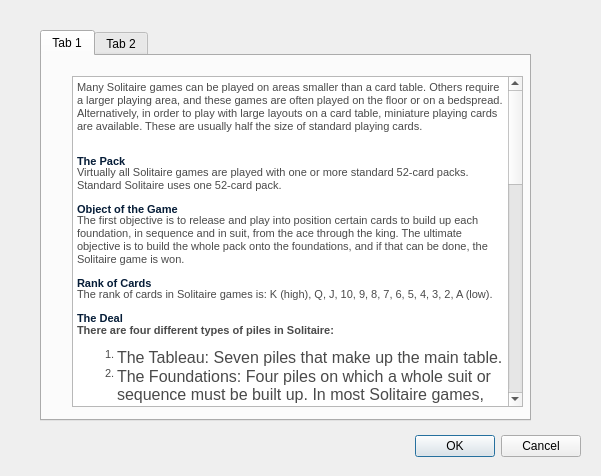
<?xml version="1.0" encoding="UTF-8"?>
<ui version="4.0">
 <class>HelpDialog</class>
 <widget class="QDialog" name="HelpDialog">
  <property name="geometry">
   <rect>
    <x>0</x>
    <y>0</y>
    <width>601</width>
    <height>476</height>
   </rect>
  </property>
  <property name="windowTitle">
   <string>Dialog</string>
  </property>
  <widget class="QDialogButtonBox" name="buttonBox">
   <property name="geometry">
    <rect>
     <x>240</x>
     <y>430</y>
     <width>341</width>
     <height>32</height>
    </rect>
   </property>
   <property name="orientation">
    <enum>Qt::Horizontal</enum>
   </property>
   <property name="standardButtons">
    <set>QDialogButtonBox::Cancel|QDialogButtonBox::Ok</set>
   </property>
  </widget>
  <widget class="QTabWidget" name="tabWidget">
   <property name="geometry">
    <rect>
     <x>40</x>
     <y>30</y>
     <width>491</width>
     <height>391</height>
    </rect>
   </property>
   <property name="currentIndex">
    <number>0</number>
   </property>
   <widget class="QWidget" name="tab">
    <attribute name="title">
     <string>Tab 1</string>
    </attribute>
    <widget class="QTextBrowser" name="textBrowser">
     <property name="geometry">
      <rect>
       <x>30</x>
       <y>20</y>
       <width>451</width>
       <height>331</height>
      </rect>
     </property>
     <property name="html">
      <string>&lt;!DOCTYPE HTML PUBLIC &quot;-//W3C//DTD HTML 4.0//EN&quot; &quot;http://www.w3.org/TR/REC-html40/strict.dtd&quot;&gt;
&lt;html&gt;&lt;head&gt;&lt;meta name=&quot;qrichtext&quot; content=&quot;1&quot; /&gt;&lt;style type=&quot;text/css&quot;&gt;
p, li { white-space: pre-wrap; }
&lt;/style&gt;&lt;/head&gt;&lt;body style=&quot; font-family:'MS Shell Dlg 2'; font-size:8.25pt; font-weight:400; font-style:normal;&quot;&gt;
&lt;p style=&quot; margin-top:0px; margin-bottom:11px; margin-left:0px; margin-right:0px; -qt-block-indent:0; text-indent:0px; background-color:#ffffff;&quot;&gt;&lt;span style=&quot; font-family:'Roboto,Helvetica Neue,Helvetica,Arial,sans-serif'; font-size:8pt; color:#4a4a4a; background-color:#ffffff;&quot;&gt;Many Solitaire games can be played on areas smaller than a card table. Others require a larger playing area, and these games are often played on the floor or on a bedspread. Alternatively, in order to play with large layouts on a card table, miniature playing cards are available. These are usually half the size of standard playing cards.&lt;/span&gt;&lt;/p&gt;
&lt;p style=&quot; margin-top:22px; margin-bottom:11px; margin-left:0px; margin-right:0px; -qt-block-indent:0; text-indent:0px; line-height:1.1%; background-color:#ffffff;&quot;&gt;&lt;span style=&quot; font-family:'Roboto Condensed'; font-size:8pt; font-weight:600; color:#051c37;&quot;&gt;The Pack&lt;/span&gt;&lt;/p&gt;
&lt;p style=&quot; margin-top:0px; margin-bottom:11px; margin-left:0px; margin-right:0px; -qt-block-indent:0; text-indent:0px; background-color:#ffffff;&quot;&gt;&lt;span style=&quot; font-family:'Roboto,Helvetica Neue,Helvetica,Arial,sans-serif'; font-size:8pt; color:#4a4a4a; background-color:#ffffff;&quot;&gt;Virtually all Solitaire games are played with one or more standard 52-card packs. Standard Solitaire uses one 52-card pack.&lt;/span&gt;&lt;/p&gt;
&lt;p style=&quot; margin-top:11px; margin-bottom:11px; margin-left:0px; margin-right:0px; -qt-block-indent:0; text-indent:0px; line-height:1.1%; background-color:#ffffff;&quot;&gt;&lt;span style=&quot; font-family:'Roboto Condensed'; font-size:8pt; font-weight:696; color:#051c37; background-color:#ffffff;&quot;&gt;Object of the Game&lt;/span&gt;&lt;/p&gt;
&lt;p style=&quot; margin-top:0px; margin-bottom:11px; margin-left:0px; margin-right:0px; -qt-block-indent:0; text-indent:0px; background-color:#ffffff;&quot;&gt;&lt;span style=&quot; font-family:'Roboto,Helvetica Neue,Helvetica,Arial,sans-serif'; font-size:8pt; color:#4a4a4a; background-color:#ffffff;&quot;&gt;The first objective is to release and play into position certain cards to build up each foundation, in sequence and in suit, from the ace through the king. The ultimate objective is to build the whole pack onto the foundations, and if that can be done, the Solitaire game is won.&lt;/span&gt;&lt;/p&gt;
&lt;p style=&quot; margin-top:11px; margin-bottom:11px; margin-left:0px; margin-right:0px; -qt-block-indent:0; text-indent:0px; line-height:1.1%; background-color:#ffffff;&quot;&gt;&lt;span style=&quot; font-family:'Roboto Condensed'; font-size:8pt; font-weight:696; color:#051c37; background-color:#ffffff;&quot;&gt;Rank of Cards&lt;/span&gt;&lt;/p&gt;
&lt;p style=&quot; margin-top:0px; margin-bottom:11px; margin-left:0px; margin-right:0px; -qt-block-indent:0; text-indent:0px; background-color:#ffffff;&quot;&gt;&lt;span style=&quot; font-family:'Roboto,Helvetica Neue,Helvetica,Arial,sans-serif'; font-size:8pt; color:#4a4a4a; background-color:#ffffff;&quot;&gt;The rank of cards in Solitaire games is: K (high), Q, J, 10, 9, 8, 7, 6, 5, 4, 3, 2, A (low).&lt;/span&gt;&lt;/p&gt;
&lt;p style=&quot; margin-top:11px; margin-bottom:11px; margin-left:0px; margin-right:0px; -qt-block-indent:0; text-indent:0px; line-height:1.1%; background-color:#ffffff;&quot;&gt;&lt;span style=&quot; font-family:'Roboto Condensed'; font-size:8pt; font-weight:696; color:#051c37; background-color:#ffffff;&quot;&gt;The Deal&lt;/span&gt;&lt;/p&gt;
&lt;p style=&quot; margin-top:0px; margin-bottom:11px; margin-left:0px; margin-right:0px; -qt-block-indent:0; text-indent:0px; background-color:#ffffff;&quot;&gt;&lt;span style=&quot; font-family:'Roboto,Helvetica Neue,Helvetica,Arial,sans-serif'; font-size:8pt; font-weight:600; color:#4a4a4a;&quot;&gt;There are four different types of piles in Solitaire:&lt;/span&gt;&lt;/p&gt;
&lt;ol style=&quot;margin-top: 0px; margin-bottom: 0px; margin-left: 0px; margin-right: 0px; -qt-list-indent: 1;&quot;&gt;&lt;li style=&quot; font-family:'Roboto,Helvetica Neue,Helvetica,Arial,sans-serif'; font-size:8pt; color:#4a4a4a;&quot; style=&quot; margin-top:0px; margin-bottom:0px; margin-left:0px; margin-right:0px; -qt-block-indent:0; text-indent:0px;&quot;&gt;&lt;span style=&quot; font-size:16px;&quot;&gt;The Tableau: Seven piles that make up the main table.&lt;/span&gt;&lt;/li&gt;
&lt;li style=&quot; font-family:'Roboto,Helvetica Neue,Helvetica,Arial,sans-serif'; font-size:8pt; color:#4a4a4a;&quot; style=&quot; margin-top:0px; margin-bottom:0px; margin-left:0px; margin-right:0px; -qt-block-indent:0; text-indent:0px;&quot;&gt;&lt;span style=&quot; font-size:16px;&quot;&gt;The Foundations: Four piles on which a whole suit or sequence must be built up. In most Solitaire games, the four aces are the bottom card or base of the foundations. The foundation piles are hearts, diamonds, spades, and clubs.&lt;/span&gt;&lt;/li&gt;
&lt;li style=&quot; font-family:'Roboto,Helvetica Neue,Helvetica,Arial,sans-serif'; font-size:8pt; color:#4a4a4a;&quot; style=&quot; margin-top:0px; margin-bottom:0px; margin-left:0px; margin-right:0px; -qt-block-indent:0; text-indent:0px;&quot;&gt;&lt;span style=&quot; font-size:16px;&quot;&gt;The Stock (or “Hand”) Pile: If the entire pack is not laid out in a tableau at the beginning of a game, the remaining cards form the stock pile from which additional cards are brought into play according to the rules.&lt;/span&gt;&lt;/li&gt;
&lt;li style=&quot; font-family:'Roboto,Helvetica Neue,Helvetica,Arial,sans-serif'; font-size:8pt; color:#4a4a4a;&quot; style=&quot; margin-top:0px; margin-bottom:11px; margin-left:0px; margin-right:0px; -qt-block-indent:0; text-indent:0px;&quot;&gt;&lt;span style=&quot; font-size:16px;&quot;&gt;The Talon (or “Waste”) Pile: Cards from the stock pile that have no place in the tableau or on foundations are laid face up in the waste pile.&lt;/span&gt;&lt;/li&gt;&lt;/ol&gt;
&lt;p style=&quot; margin-top:0px; margin-bottom:11px; margin-left:0px; margin-right:0px; -qt-block-indent:0; text-indent:0px; background-color:#ffffff;&quot;&gt;&lt;span style=&quot; font-family:'Roboto,Helvetica Neue,Helvetica,Arial,sans-serif'; font-size:8pt; color:#4a4a4a; background-color:#ffffff;&quot;&gt;To form the tableau, seven piles need to be created. Starting from left to right, place the first card face up to make the first pile, deal one card face down for the next six piles. Starting again from left to right, place one card face up on the second pile and deal one card face down on piles three through seven. Starting again from left to right, place one card face up on the third pile and deal one card face down on piles four through seven. Continue this pattern until pile seven has one card facing up on top of a pile of six cards facing down.&lt;/span&gt;&lt;/p&gt;
&lt;p style=&quot; margin-top:0px; margin-bottom:11px; margin-left:0px; margin-right:0px; -qt-block-indent:0; text-indent:0px; background-color:#ffffff;&quot;&gt;&lt;span style=&quot; font-family:'Roboto,Helvetica Neue,Helvetica,Arial,sans-serif'; font-size:8pt; color:#4a4a4a; background-color:#ffffff;&quot;&gt;The remaining cards form the stock (or “hand”) pile and are placed above the tableau.&lt;/span&gt;&lt;/p&gt;
&lt;p style=&quot; margin-top:0px; margin-bottom:11px; margin-left:0px; margin-right:0px; -qt-block-indent:0; text-indent:0px; background-color:#ffffff;&quot;&gt;&lt;span style=&quot; font-family:'Roboto,Helvetica Neue,Helvetica,Arial,sans-serif'; font-size:8pt; color:#4a4a4a; background-color:#ffffff;&quot;&gt;When starting out, the foundations and waste pile do not have any cards.&lt;/span&gt;&lt;/p&gt;
&lt;p style=&quot; margin-top:11px; margin-bottom:11px; margin-left:0px; margin-right:0px; -qt-block-indent:0; text-indent:0px; line-height:1.1%; background-color:#ffffff;&quot;&gt;&lt;span style=&quot; font-family:'Roboto Condensed'; font-size:8pt; font-weight:696; color:#051c37; background-color:#ffffff;&quot;&gt;The Play&lt;/span&gt;&lt;/p&gt;
&lt;p style=&quot; margin-top:0px; margin-bottom:11px; margin-left:0px; margin-right:0px; -qt-block-indent:0; text-indent:0px; background-color:#ffffff;&quot;&gt;&lt;span style=&quot; font-family:'Roboto,Helvetica Neue,Helvetica,Arial,sans-serif'; font-size:8pt; color:#4a4a4a; background-color:#ffffff;&quot;&gt;The initial array may be changed by &amp;quot;building&amp;quot; - transferring cards among the face-up cards in the tableau. Certain cards of the tableau can be played at once, while others may not be played until certain blocking cards are removed. For example, of the seven cards facing up in the tableau, if one is a nine and another is a ten, you may transfer the nine to on top of the ten to begin building that pile in sequence. Since you have moved the nine from one of the seven piles, you have now unblocked a face down card; this card can be turned over and now is in play.&lt;/span&gt;&lt;/p&gt;
&lt;p style=&quot; margin-top:0px; margin-bottom:11px; margin-left:0px; margin-right:0px; -qt-block-indent:0; text-indent:0px; background-color:#ffffff;&quot;&gt;&lt;span style=&quot; font-family:'Roboto,Helvetica Neue,Helvetica,Arial,sans-serif'; font-size:8pt; color:#4a4a4a; background-color:#ffffff;&quot;&gt;As you transfer cards in the tableau and begin building sequences, if you uncover an ace, the ace should be placed in one of the foundation piles. The foundations get built by suit and in sequence from ace to king.&lt;/span&gt;&lt;/p&gt;
&lt;p style=&quot; margin-top:0px; margin-bottom:11px; margin-left:0px; margin-right:0px; -qt-block-indent:0; text-indent:0px; background-color:#ffffff;&quot;&gt;&lt;span style=&quot; font-family:'Roboto,Helvetica Neue,Helvetica,Arial,sans-serif'; font-size:8pt; color:#4a4a4a; background-color:#ffffff;&quot;&gt;Continue to transfer cards on top of each other in the tableau in sequence. If you can’t move any more face up cards, you can utilize the stock pile by flipping over the first card. This card can be played in the foundations or tableau. If you cannot play the card in the tableau or the foundations piles, move the card to the waste pile and turn over another card in the stock pile.&lt;/span&gt;&lt;/p&gt;
&lt;p style=&quot; margin-top:0px; margin-bottom:11px; margin-left:0px; margin-right:0px; -qt-block-indent:0; text-indent:0px; background-color:#ffffff;&quot;&gt;&lt;span style=&quot; font-family:'Roboto,Helvetica Neue,Helvetica,Arial,sans-serif'; font-size:8pt; color:#4a4a4a; background-color:#ffffff;&quot;&gt;If a vacancy in the tableau is created by the removal of cards elsewhere it is called a “space”, and it is of major importance in manipulating the tableau. If a space is created, it can only be filled in with a king. Filling a space with a king could potentially unblock one of the face down cards in another pile in the tableau.&lt;/span&gt;&lt;/p&gt;
&lt;p style=&quot; margin-top:0px; margin-bottom:11px; margin-left:0px; margin-right:0px; -qt-block-indent:0; text-indent:0px; background-color:#ffffff;&quot;&gt;&lt;span style=&quot; font-family:'Roboto,Helvetica Neue,Helvetica,Arial,sans-serif'; font-size:8pt; color:#4a4a4a; background-color:#ffffff;&quot;&gt;Continue to transfer cards in the tableau and bring cards into play from the stock pile until all the cards are built in suit sequences in the foundation piles to win!&lt;/span&gt;&lt;/p&gt;
&lt;p style=&quot; margin-top:0px; margin-bottom:0px; margin-left:0px; margin-right:0px; -qt-block-indent:0; text-indent:0px;&quot;&gt;&lt;span style=&quot; font-family:'Roboto,Helvetica Neue,Helvetica,Arial,sans-serif'; font-size:8pt; color:#4a4a4a; background-color:#ffffff;&quot;&gt;- See more at: http://www.bicyclecards.com/how-to-play/solitaire/#sthash.JKyD8jYh.dpuf&lt;/span&gt;&lt;/p&gt;&lt;/body&gt;&lt;/html&gt;</string>
     </property>
    </widget>
   </widget>
   <widget class="QWidget" name="tab_2">
    <attribute name="title">
     <string>Tab 2</string>
    </attribute>
   </widget>
  </widget>
 </widget>
 <resources/>
 <connections>
  <connection>
   <sender>buttonBox</sender>
   <signal>accepted()</signal>
   <receiver>HelpDialog</receiver>
   <slot>accept()</slot>
   <hints>
    <hint type="sourcelabel">
     <x>248</x>
     <y>254</y>
    </hint>
    <hint type="destinationlabel">
     <x>157</x>
     <y>274</y>
    </hint>
   </hints>
  </connection>
  <connection>
   <sender>buttonBox</sender>
   <signal>rejected()</signal>
   <receiver>HelpDialog</receiver>
   <slot>reject()</slot>
   <hints>
    <hint type="sourcelabel">
     <x>316</x>
     <y>260</y>
    </hint>
    <hint type="destinationlabel">
     <x>286</x>
     <y>274</y>
    </hint>
   </hints>
  </connection>
 </connections>
</ui>
